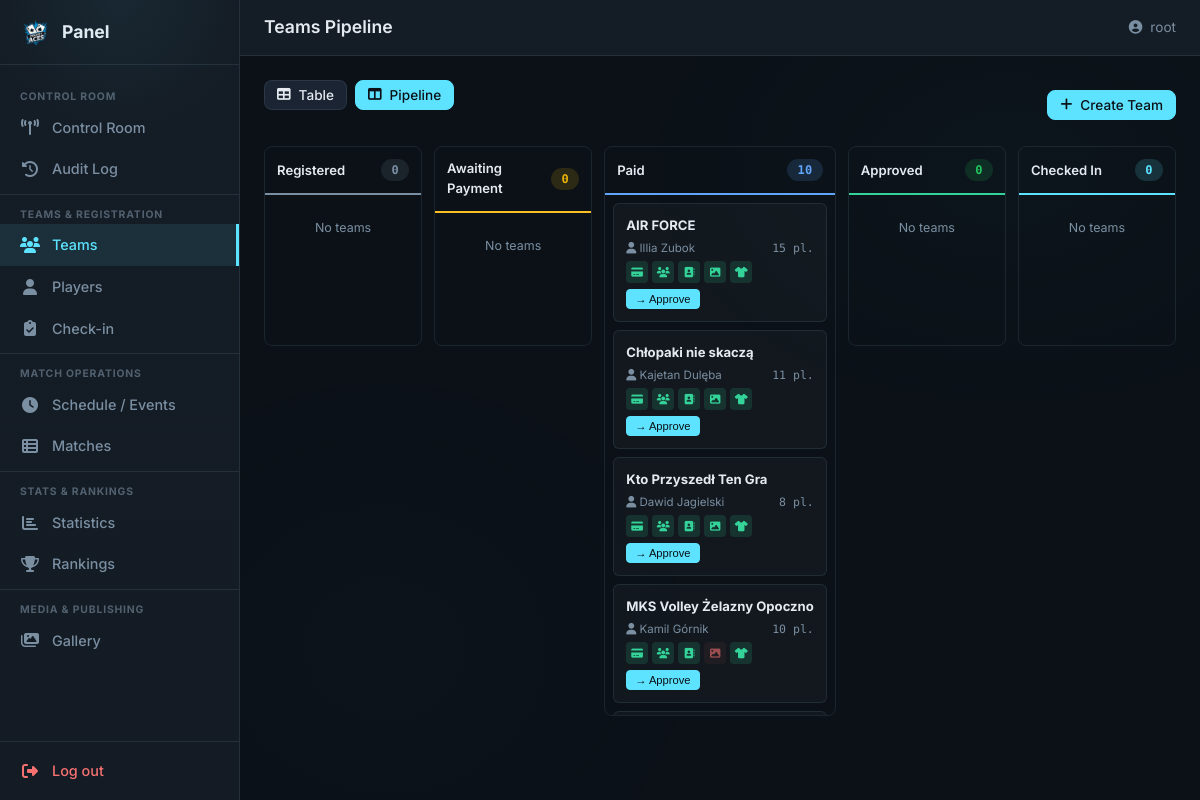
Before: /panel/teams/pipeline/ (signed in) with the older database file.
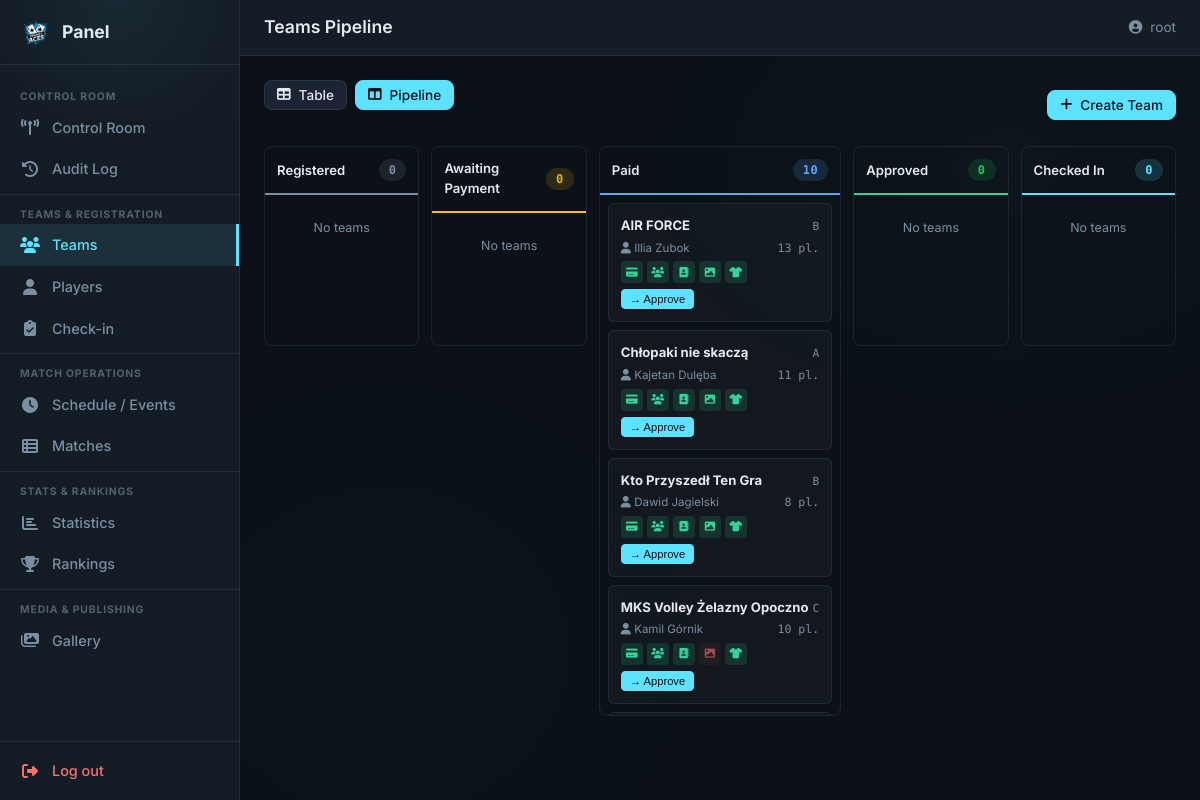
After: the same page with the newer database file.
### tournament/models.py (models this page shows, shortened)
class Team(models.Model):
    name = models.CharField(
        max_length=TEAM_NAME_MAX_LENGTH, unique=True, verbose_name="Team Name"
    )
    logo_path = models.CharField(
        max_length=LOGO_PATH_MAX_LENGTH, blank=True, null=True
    )
    league_level = models.CharField(
        max_length=50, choices=LEAGUE_LEVEL_CHOICES, default=LEAGUE_LEVEL_INDEPENDENT
    )
    group_name = models.CharField(
        max_length=GROUP_NAME_MAX_LENGTH, blank=True, null=True
    )
    cap_name = models.CharField(
        max_length=PERSON_NAME_MAX_LENGTH, verbose_name="Captain Name"
    )
    cap_surname = models.CharField(
        max_length=PERSON_NAME_MAX_LENGTH, verbose_name="Captain Surname"
    )
    cap_email = models.EmailField(max_length=EMAIL_MAX_LENGTH, unique=True)
    cap_phone = models.CharField(
        max_length=PHONE_MAX_LENGTH, unique=True, blank=True, null=True
    )
    payment_status = models.IntegerField(
        choices=PAYMENT_STATUS_CHOICES, default=PAYMENT_WAITING
    )
    blik_number = models.CharField(
        max_length=20, blank=True, default="", verbose_name="Assigned BLIK"
    )
    status = models.CharField(
        max_length=20, choices=TEAM_STATUS_CHOICES, default=TEAM_STATUS_REGISTERED,
        verbose_name="Registration Status",
    )
    checked_in = models.BooleanField(default=False, verbose_name="Checked In")
    roster_code = models.CharField(
        max_length=10, blank=True, default="", verbose_name="Roster Access Code",
    )
    created_at = models.DateTimeField(auto_now_add=True)
    class Meta:
        db_table = TABLE_TEAMS
        verbose_name = "Team"
        verbose_name_plural = "Teams"
    @property
    def is_payment_ok(self) -> bool:
        return self.payment_status == PAYMENT_ACCEPTED
    @property
    def is_roster_complete(self) -> bool:
        return self.players.count() >= 6
    @property
    def is_contacts_complete(self) -> bool:
        return bool(self.cap_email) and bool(self.cap_phone)
    @property
    def is_logo_uploaded(self) -> bool:
        return bool(self.logo_path)
    @property
    def has_duplicate_jerseys(self) -> bool:
        numbers = list(
            self.players.exclude(jersey_number="")
            .values_list("jersey_number", flat=True)
        )
        return len(numbers) != len(set(numbers))

### tournament/panel/team_views.py (the view)
# urls.py: path("teams/pipeline/", teams_pipeline_view, name="teams_pipeline"),
@staff_member_required(login_url="/panel/login/")
def teams_pipeline_view(request):
    teams = Team.objects.annotate(player_count=Count("players")).prefetch_related(
        "players"
    )
    columns = []
    for status_val, label, color in _PIPELINE_COLUMNS:
        col_teams = list(teams.filter(status=status_val).order_by("name"))
        columns.append({
            "status": status_val,
            "label": label,
            "color": color,
            "teams": col_teams,
            "count": len(col_teams),
        })
    checked = list(
        teams.filter(status=TEAM_STATUS_APPROVED, checked_in=True).order_by("name")
    )
    columns.append({
        "status": "CHECKED_IN",
        "label": "Checked In",
        "color": "cyan",
        "teams": checked,
        "count": len(checked),
    })
    ctx = {
        "page_title": "Teams Pipeline",
        "nav_section": "teams",
        "columns": columns,
        "status_transitions": {k: v for k, v in _STATUS_TRANSITIONS.items()},
    }
    return render(request, "panel/teams_pipeline.html", ctx)

### tournament/context_processors.py (called while the page is built)
def registration_status(request):
    return {"registration_closed": REGISTRATION_CLOSED}

### tournament/templates/panel/teams_pipeline.html (shortened to what this page needs)
{% extends "panel/base.html" %}
{% block content %}
<div class="pnl-teams">
  <div class="pnl-pipeline-topbar">
    <div class="pnl-view-toggle">
      <a href="{% url 'panel:teams' %}" class="pnl-btn pnl-btn--sm">
        <i class="fas fa-table"></i> Table
      </a>
      <a href="{% url 'panel:teams_pipeline' %}" class="pnl-btn pnl-btn--sm pnl-btn--primary">
        <i class="fas fa-columns"></i> Pipeline
      </a>
    </div>
    <a href="{% url 'panel:team_create' %}" class="pnl-btn pnl-btn--primary pnl-btn--sm">
      <i class="fas fa-plus"></i> Create Team
    </a>
  </div>
  <div class="pnl-pipeline">
    {% for col in columns %}
    <div class="pnl-pipeline__col" data-status="{{ col.status }}">
      <div class="pnl-pipeline__header pnl-pipeline__header--{{ col.color }}">
        <span class="pnl-pipeline__label">{{ col.label }}</span>
        <span class="pnl-badge pnl-badge--{{ col.color }} pnl-mono">{{ col.count }}</span>
      </div>
      <div class="pnl-pipeline__cards">
        {% for t in col.teams %}
        <div class="pnl-pipe-card" data-pk="{{ t.pk }}" data-drawer-url="{% url 'panel:team_drawer' pk=t.pk %}">
          <div class="pnl-pipe-card__top">
            <strong class="pnl-pipe-card__name">{{ t.name }}</strong>
            {% if t.group_name %}<span class="pnl-pipe-card__group pnl-mono">{{ t.group_name }}</span>{% endif %}
          </div>
          <div class="pnl-pipe-card__meta">
            <span><i class="fas fa-user"></i> {{ t.cap_name }} {{ t.cap_surname }}</span>
            <span class="pnl-mono">{{ t.player_count }} pl.</span>
          </div>
          <div class="pnl-readiness" style="margin-top:4px;">
            <span class="pnl-readiness__dot {% if t.is_payment_ok %}pnl-readiness__dot--ok{% else %}pnl-readiness__dot--fail{% endif %}" title="Payment"><i class="fas fa-credit-card"></i></span>
            <span class="pnl-readiness__dot {% if t.is_roster_complete %}pnl-readiness__dot--ok{% else %}pnl-readiness__dot--fail{% endif %}" title="Roster"><i class="fas fa-users"></i></span>
            <span class="pnl-readiness__dot {% if t.is_contacts_complete %}pnl-readiness__dot--ok{% else %}pnl-readiness__dot--fail{% endif %}" title="Contacts"><i class="fas fa-address-book"></i></span>
            <span class="pnl-readiness__dot {% if t.is_logo_uploaded %}pnl-readiness__dot--ok{% else %}pnl-readiness__dot--fail{% endif %}" title="Logo"><i class="fas fa-image"></i></span>
            <span class="pnl-readiness__dot {% if not t.has_duplicate_jerseys %}pnl-readiness__dot--ok{% else %}pnl-readiness__dot--fail{% endif %}" title="Jerseys"><i class="fas fa-tshirt"></i></span>
          </div>
          {% if col.status != 'CHECKED_IN' %}
          <div class="pnl-pipe-card__actions">
            {% if col.status == 'REGISTERED' %}
              <button class="pnl-btn pnl-btn--xs pnl-pipe-move" data-pk="{{ t.pk }}" data-to="AWAITING_PAYMENT" data-url="{% url 'panel:team_pipeline_move' pk=t.pk %}">→ Awaiting</button>
            {% elif col.status == 'AWAITING_PAYMENT' %}
              <button class="pnl-btn pnl-btn--xs pnl-pipe-move" data-pk="{{ t.pk }}" data-to="PAID" data-url="{% url 'panel:team_pipeline_move' pk=t.pk %}">→ Paid</button>
            {% elif col.status == 'PAID' %}
              <button class="pnl-btn pnl-btn--xs pnl-btn--primary pnl-pipe-move" data-pk="{{ t.pk }}" data-to="APPROVED" data-url="{% url 'panel:team_pipeline_move' pk=t.pk %}">→ Approve</button>
            {% elif col.status == 'APPROVED' %}
              <span class="pnl-muted" style="font-size:.72rem;">
                {% if t.checked_in %}<i class="fas fa-check-circle" style="color:var(--pnl-green)"></i> Checked in{% else %}<i class="fas fa-clock"></i> Awaiting check-in{% endif %}
              </span>
            {% endif %}
          </div>
          {% endif %}
        </div>
        {% empty %}
        <div class="pnl-pipeline__empty">No teams</div>
        {% endfor %}
      </div>
    </div>
    {% endfor %}
  </div>
</div>
{% endblock %}

Changed rows visible on the page:
changed Team "AIR FORCE": group_name empty → "B" (drawn); player_count "15" → "13"
changed Team "Chłopaki nie skaczą": group_name empty → "A" (drawn)
changed Team "Kto Przyszedł Ten Gra": group_name empty → "B" (drawn)
changed Team "MKS Volley Żelazny Opoczno": group_name empty → "C" (drawn)
Other visible differences:
new list line: "B"
new list line: "A"
new list line: "C"
